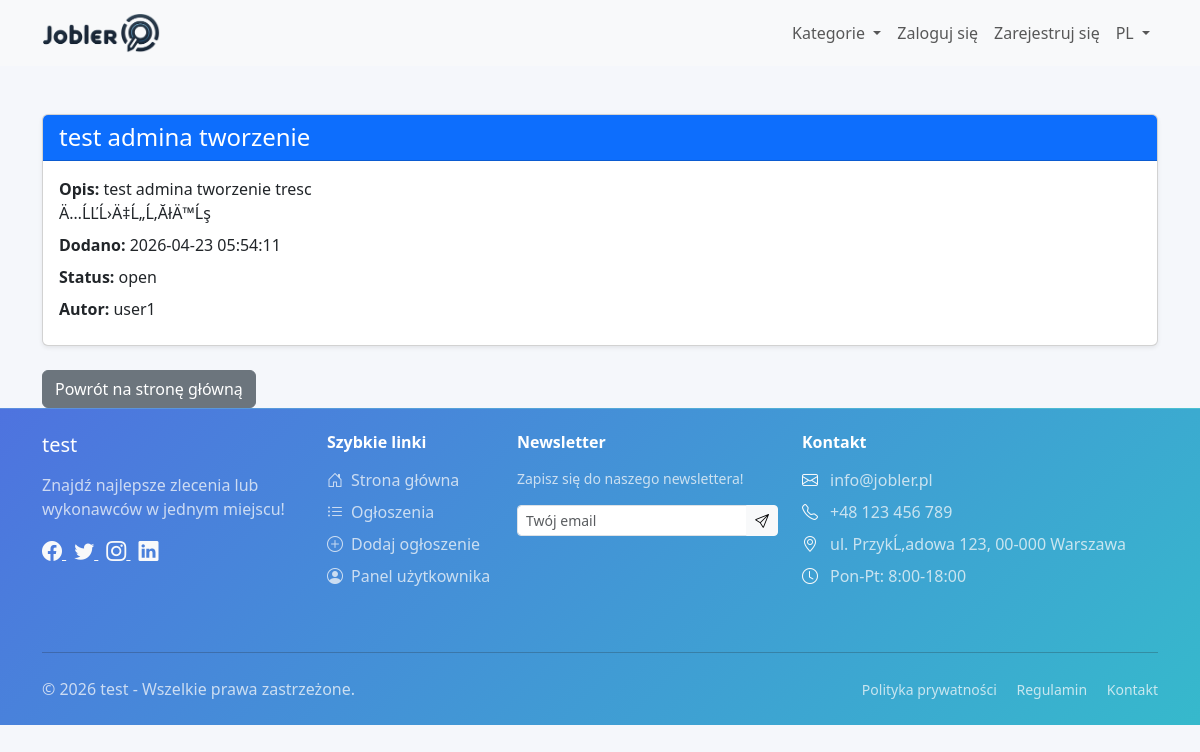
The app's page /views/job/view.php?id=12 with its own data.
### tables this page shows
CREATE TABLE `site_settings` (
  `id` int(11) NOT NULL,
  `title` varchar(255) NOT NULL,
  `logo` varchar(255) NOT NULL,
  `categories` text DEFAULT NULL,
  `meta_description` text DEFAULT NULL,
  `meta_keywords` text DEFAULT NULL,
  `max_ads` int(11) DEFAULT 10,
  `promotion_fee` decimal(10,2) DEFAULT 10.00,
  `facebook_url` varchar(255) DEFAULT NULL,
  `twitter_url` varchar(255) DEFAULT NULL,
  `instagram_url` varchar(255) DEFAULT NULL,
  `linkedin_url` varchar(255) DEFAULT NULL,
  `contact_email` varchar(255) DEFAULT NULL,
  `contact_phone` varchar(50) DEFAULT NULL,
  `contact_address` text DEFAULT NULL,
  `business_hours` varchar(255) DEFAULT NULL,
  `created_at` timestamp NOT NULL DEFAULT current_timestamp(),
  `updated_at` timestamp NOT NULL DEFAULT current_timestamp() ON UPDATE current_timestamp(),
  `allow_registration` tinyint(1) NOT NULL DEFAULT 0,
  `smtp_server` varchar(255) DEFAULT NULL,
  `smtp_port` int(11) DEFAULT NULL,
  `smtp_username` varchar(255) DEFAULT NULL,
  `smtp_password` varchar(255) DEFAULT NULL,
  `default_language` varchar(10) NOT NULL DEFAULT 'pl',
  `frontend_default_language` varchar(10) NOT NULL DEFAULT 'PL_pl',
  `admin_default_language` varchar(10) NOT NULL DEFAULT 'PL_pl',
  `layout_variant` varchar(50) NOT NULL DEFAULT 'classic',
  `company_name` varchar(255) DEFAULT NULL,
  `company_tax_id` varchar(50) DEFAULT NULL,
  `company_addresses` text DEFAULT NULL,
  `company_emails` text DEFAULT NULL,
  `company_phones` text DEFAULT NULL,
  `favicon` varchar(255) DEFAULT NULL,
  `meta_title` varchar(255) DEFAULT NULL,
  `copyright_text` text DEFAULT NULL,
  `maintenance_mode` tinyint(1) NOT NULL DEFAULT 0,
  `maintenance_message` text DEFAULT NULL,
  `email_templates` mediumtext DEFAULT NULL,
  `sitemap_enabled` tinyint(1) NOT NULL DEFAULT 1,
  `sitemap_last_generated` datetime DEFAULT NULL,
  `last_system_backup` varchar(255) DEFAULT NULL,
  `last_database_backup` varchar(255) DEFAULT NULL
);

CREATE TABLE `jobs` (
  `id` int(11) NOT NULL,
  `user_id` int(11) NOT NULL,
  `title` varchar(255) NOT NULL,
  `description` text NOT NULL,
  `status` enum('open','in_progress','closed') NOT NULL DEFAULT 'open',
  `created_at` timestamp NOT NULL DEFAULT current_timestamp(),
  `updated_at` timestamp NOT NULL DEFAULT current_timestamp() ON UPDATE current_timestamp(),
  `points_required` int(11) NOT NULL DEFAULT 1,
  `category_id` int(11) DEFAULT NULL,
  `executor_id` int(11) DEFAULT NULL,
  `budget_estimate` decimal(10,2) DEFAULT NULL,
  `realization_time` varchar(120) DEFAULT NULL,
  `validity_days` int(11) NOT NULL DEFAULT 7,
  `expires_at` datetime DEFAULT NULL,
  `work_mode` varchar(20) NOT NULL DEFAULT 'remote',
  `primary_image` varchar(255) NOT NULL DEFAULT 'no_image.jpg',
  `deleted_at` datetime DEFAULT NULL,
  `archived_at` datetime DEFAULT NULL,
  `archive_reason` varchar(80) DEFAULT NULL
);

CREATE TABLE `users` (
  `id` int(11) NOT NULL,
  `email` varchar(255) NOT NULL,
  `password` varchar(255) NOT NULL,
  `role` enum('user','executor','admin') NOT NULL DEFAULT 'user',
  `created_at` timestamp NOT NULL DEFAULT current_timestamp(),
  `email_verified_at` datetime DEFAULT NULL,
  `last_login` datetime DEFAULT NULL,
  `last_activity` datetime DEFAULT NULL,
  `name` varchar(255) NOT NULL,
  `username` varchar(255) NOT NULL,
  `updated_at` timestamp NOT NULL DEFAULT current_timestamp() ON UPDATE current_timestamp(),
  `registration_ip` varchar(45) DEFAULT NULL,
  `user_agent` varchar(500) DEFAULT NULL,
  `last_login_ip` varchar(45) DEFAULT NULL,
  `status` enum('active','inactive') DEFAULT 'active',
  `phone` varchar(15) DEFAULT NULL,
  `account_balance` int(11) NOT NULL DEFAULT 0,
  `avatar` varchar(255) DEFAULT NULL,
  `need_change` tinyint(1) NOT NULL DEFAULT 0,
  `newsletter_subscription` tinyint(1) DEFAULT 0,
  `original_email` varchar(255) DEFAULT NULL,
  `original_name` varchar(255) DEFAULT NULL,
  `original_username` varchar(255) DEFAULT NULL,
  `original_phone` varchar(50) DEFAULT NULL,
  `profile_updated_at` datetime DEFAULT NULL
);

CREATE TABLE `pages` (
  `id` int(11) NOT NULL,
  `title` varchar(255) NOT NULL,
  `content` text DEFAULT NULL,
  `slug` varchar(255) NOT NULL,
  `meta_title` varchar(255) DEFAULT NULL,
  `meta_description` text DEFAULT NULL,
  `status` varchar(20) NOT NULL DEFAULT 'draft',
  `show_in_menu` tinyint(1) NOT NULL DEFAULT 0,
  `show_in_footer` tinyint(1) NOT NULL DEFAULT 0,
  `sort_order` int(11) NOT NULL DEFAULT 100,
  `created_at` datetime DEFAULT NULL,
  `updated_at` datetime DEFAULT NULL
);

### views/job/view.php (the view, shortened to what the rows shown need)
<?php
include_once('../../models/Job.php');
$jobModel = new Job();
$jobId = isset($_GET['id']) ? intval($_GET['id']) : 0;
$job = $jobModel->getJobDetails($jobId);
?>
<!DOCTYPE html>
<html lang="pl">
<head>
    <link href="https://cdn.jsdelivr.net/npm/bootstrap@5.3.3/dist/css/bootstrap.min.css" rel="stylesheet">
	<link rel="stylesheet" href="https://cdn.jsdelivr.net/npm/bootstrap-icons@1.11.3/font/bootstrap-icons.min.css">
    <link rel="stylesheet" href="/css/style.css">
</head>
<body>
    <?php include '../../templates/navbar.php'; ?>
    <div class="container mt-5">
        <div class="card shadow-sm">
            <div class="card-header bg-primary text-white">
                <h2 class="h4 mb-0"><?= htmlspecialchars($job['title']) ?></h2>
            </div>
            <div class="card-body">
                <p class="mb-2"><strong>Opis:</strong> <?= nl2br(htmlspecialchars($job['description'])) ?></p>
                <p class="mb-2"><strong>Dodano:</strong> <?= htmlspecialchars($job['created_at']) ?></p>
                <p class="mb-2"><strong>Status:</strong> <?= htmlspecialchars($job['status']) ?></p>
                <p class="mb-2"><strong>Autor:</strong> <?= htmlspecialchars($job['user_name'] ?? 'Nieznany') ?></p>
            </div>
        </div>
    </div>
    <?php include '../../templates/footer.php'; ?>
</body>
</html>

### templates/navbar.php (shortened to what the rows shown need)
<?php
require_once __DIR__ . '/../models/SiteSettings.php';
require_once __DIR__ . '/../models/Page.php';
require_once __DIR__ . '/../models/Language.php';
$siteSettingsModel = new SiteSettings();
$siteSettings = $siteSettingsModel->getSettings();
$navbarPageModel = new Page();
$currentLocale = Language::current('frontend');
$logo = $siteSettings['logo'] ?? 'logo.png';
$siteTitle = $siteSettings['title'] ?? 'Jobler';
?>
<nav class="navbar navbar-expand-lg navbar-light bg-light">
  <div class="container">
    <a class="navbar-brand" href="/?lang=<?= urlencode($currentLocale) ?>">
      <img src="/img/<?= htmlspecialchars($logo, ENT_QUOTES, 'UTF-8') ?>" alt="<?= htmlspecialchars($siteTitle, ENT_QUOTES, 'UTF-8') ?>" style="height: 40px;">
    </a>
  </div>
</nav>

### templates/footer.php (shortened to what the rows shown need)
<?php
require_once __DIR__ . '/../models/SiteSettings.php';
require_once __DIR__ . '/../models/Page.php';
require_once __DIR__ . '/../models/Language.php';
$siteSettingsModel = new SiteSettings();
$siteSettings = $siteSettingsModel->getSettings();
$siteTitle = $siteSettings['title'] ?? 'Jobler';
$copyrightText = $siteSettingsModel->formatCopyrightText($siteSettings);
$footerPageModel = new Page();
$footerLocale = Language::current('frontend');
$footerPages = $footerPageModel->getVisibleInFooter($footerLocale);
?>
<footer class="footer mt-auto py-4" style="background: linear-gradient(135deg, var(--primary-color) 0%, var(--accent-color) 100%);">
    <div class="container">
        <div class="row">
            <div class="col-lg-3 col-md-6 mb-4">
                <div class="footer-brand d-flex align-items-center mb-3">
                    <h5 class="text-white mb-0"><?= htmlspecialchars($siteTitle) ?></h5>
                </div>
            </div>
            <div class="col-lg-4 col-md-6 mb-4">
                <div class="contact-info">
                    <?php if (!empty($siteSettings['contact_email'])): ?>
                    <div class="d-flex align-items-center mb-2">
                        <i class="bi bi-envelope text-light me-2"></i>
                        <span class="text-light opacity-75"><?= htmlspecialchars($siteSettings['contact_email']) ?></span>
                    </div>
                    <?php endif; ?>
                    <?php if (!empty($siteSettings['contact_phone'])): ?>
                    <div class="d-flex align-items-center mb-2">
                        <i class="bi bi-telephone text-light me-2"></i>
                        <span class="text-light opacity-75"><?= htmlspecialchars($siteSettings['contact_phone']) ?></span>
                    </div>
                    <?php endif; ?>
                    <?php if (!empty($siteSettings['contact_address'])): ?>
                    <div class="d-flex align-items-center mb-2">
                        <i class="bi bi-geo-alt text-light me-2"></i>
                        <span class="text-light opacity-75"><?= htmlspecialchars($siteSettings['contact_address']) ?></span>
                    </div>
                    <?php endif; ?>
                    <?php if (!empty($siteSettings['business_hours'])): ?>
                    <div class="d-flex align-items-center mb-2">
                        <i class="bi bi-clock text-light me-2"></i>
                        <span class="text-light opacity-75"><?= htmlspecialchars($siteSettings['business_hours']) ?></span>
                    </div>
                    <?php endif; ?>
                </div>
            </div>
        </div>
        <div class="row align-items-center">
            <div class="col-md-6">
                <p class="text-light opacity-75 mb-0">
                    <?= htmlspecialchars($copyrightText, ENT_QUOTES, 'UTF-8') ?>
                </p>
            </div>
            <div class="col-md-6 text-md-end">
                <div class="footer-links">
                    <?php foreach ($footerPages as $index => $footerPage): ?>
                        <a href="<?= htmlspecialchars($footerPageModel->publicUrl($footerPage, $footerLocale), ENT_QUOTES, 'UTF-8') ?>" class="text-light text-decoration-none opacity-75 hover-opacity-100 <?= $index < count($footerPages) - 1 ? 'me-3' : '' ?> small">
                            <?= htmlspecialchars($footerPage['title'], ENT_QUOTES, 'UTF-8') ?>
                        </a>
                    <?php endforeach; ?>
                </div>
            </div>
        </div>
    </div>
</footer>
</body>
</html>

### records on screen
site_settings: logo+title (picture), title "test", contact_email "info@jobler.pl", contact_phone "+48 123 456 789", contact_address "ul. PrzykĹ‚adowa 123, 00-000 Warszawa", business_hours "Pon-Pt: 8:00-18:00", copyrightText "© 2026 test - Wszelkie prawa zastrzeżone."
jobs: title "test admina tworzenie", description "test admina tworzenie tresc Ä…ĹĽĹ›Ä‡Ĺ„Ĺ‚ĂłÄ™Ĺş", created_at "2026-04-23 05:54:11", status "open", user.name "user1"
pages: title "Polityka prywatności"
pages: title "Regulamin"
pages: title "Kontakt"

### other values on screen
__t('nav.categories') "Kategorie"
__t('nav.login') "Zaloguj się"
__t('nav.register') "Zarejestruj się"
$availableLanguages[$currentLocale]['short'] "PL"
__t('footer.description') "Znajdź najlepsze zlecenia lub wykonawców w jednym miejscu!"
__t('footer.quick_links') "Szybkie linki"
__t('footer.home') "Strona główna"
__t('footer.jobs') "Ogłoszenia"
__t('footer.add_job') "Dodaj ogłoszenie"
__t('footer.user_panel') "Panel użytkownika"
__t('footer.newsletter') "Newsletter"
__t('footer.newsletter_text') "Zapisz się do naszego newslettera!"
__t('footer.contact') "Kontakt"
